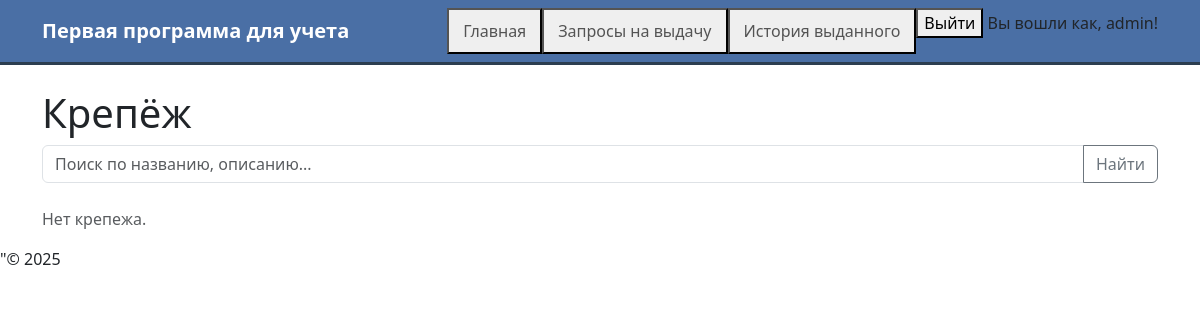
/fasteners/ (signed in), run on an earlier commit of the app's database.
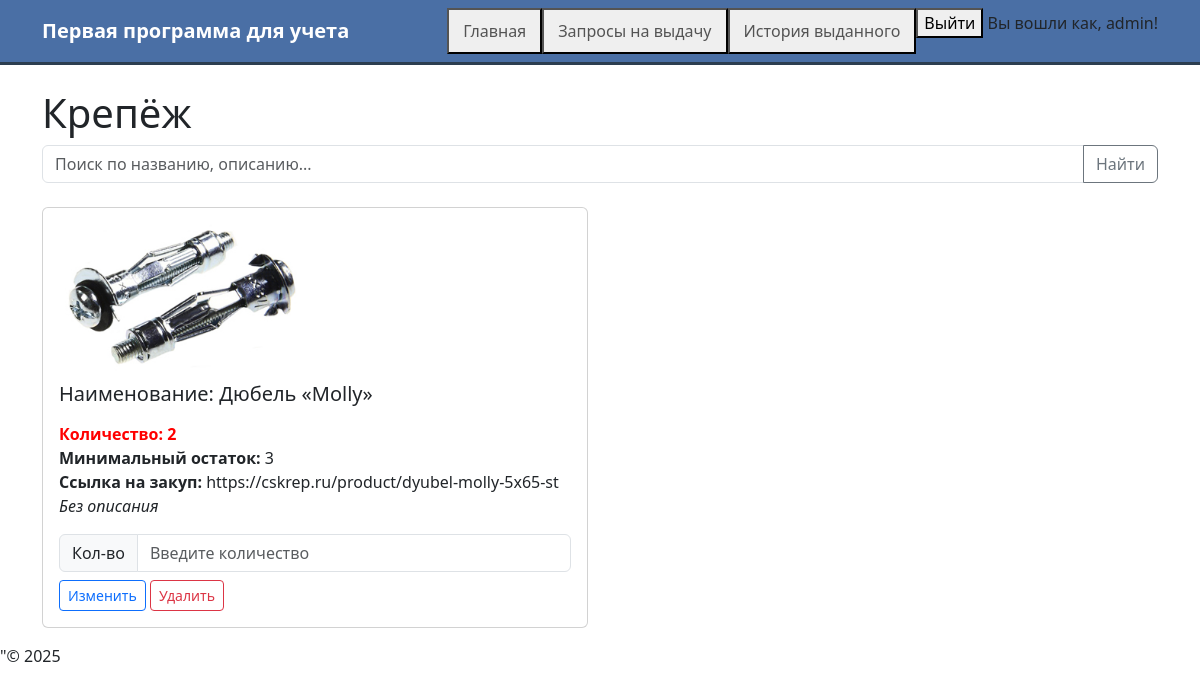
And on a later commit of the database.
### inventory/models.py (models this page shows, shortened)
class Fasteners(models.Model):
    name=models.CharField("Наименование",max_length=100)
    quantity=models.PositiveIntegerField("Количество")
    min_quantity=models.PositiveIntegerField("Минимальный остаток")
    link=models.URLField("Ссылка на закуп")
    image = models.ImageField("Картинка", upload_to='fasteners/', blank=True, null=True)
    description = models.TextField(blank=True, null=True)
    class Meta:
        verbose_name = "Крепёж"
        verbose_name_plural="Крепежи"
        ordering = ['name']

### inventory/views.py (the view)
# urls.py: path('fasteners/', views.fasteners, name="fasteners_list"),
@login_required
def fasteners(request):
    query = request.GET.get('q', '').strip()
    if query:
        items = Fasteners.objects.filter(
            Q(name__icontains=query) |
            Q(description__icontains=query)
        ).order_by('name')
    else:
        items = Fasteners.objects.all().order_by('name')
    context = {
        'items': items,  # Передаём список как 'items'
        'query': query,
        "current_date": datetime.now().strftime("%d.%m.%Y")
    }
    return render(request, "inventory/fastener_list.html", context)

### inventory/templates/inventory/fastener_list.html (shortened to what this page needs)
{% extends "inventory/base.html" %}
{% block content %}
<h1>Крепёж</h1>
<form method="get" class="mb-4">
  <div class="input-group">
    <input type="text" name="q" value="{{ request.GET.q }}"
           class="form-control" placeholder="Поиск по названию, описанию...">
    <button class="btn btn-outline-secondary" type="submit"> Найти</button>
  </div>
</form>
{% if items %}
  <div class="row">
    {% for item in items %}
      <div class="col-md-6 mb-3">
        <div class="card">
          <div class="card-body">
          {% if item.image %}
            <a href="#" onclick="openModal('{{ item.image.url }}', '{{ item.name }}'); return false;">
              <img src="{{ item.image.url }}" class="img-fluid rounded mb-2" alt="{{ item.name }}" style="max-height: 150px; object-fit: contain; cursor: zoom-in;">
            </a>
          {% else %}
            <div class="text-muted mb-2">📷 Без изображения</div>
          {% endif %}
            <h5 class="card-title">Наименование: {{ item.name }}</h5>
            <p class="card-text">
              <p class="card-text">
              <strong>
                <span {% if item.quantity <= item.min_quantity %}style="color: red; font-weight: bold;"{% endif %}>
                  Количество:
                </span>
              </strong>
              <span {% if item.quantity <= item.min_quantity %}style="color: red; font-weight: bold;"{% endif %}>
                {{ item.quantity }}
              </span>
              <br>
              <strong>Минимальный остаток:</strong> {{ item.min_quantity}}<br>
              <strong>Ссылка на закуп:</strong> {{ item.link }}<br>
              {% if item.description %}
                <strong>Описание:</strong> {{ item.description }}
              {% else %}
                <em>Без описания</em>
              {% endif %}
            </p>
            <form method="post" action="{% url 'create_request_fasteners' item.pk %}?next={{ request.get_full_path|urlencode }}">
              <div class="input-group mb-2">
                <label class="input-group-text" for="quantity_{{ item.pk }}">Кол-во</label>
                <input type="number" name="quantity" min="1" max="{{ item.quantity }}" id="quantity_{{ item.pk }}" class="form-control" placeholder="Введите количество">
              </div>
            </form>
            {% if user.is_staff %}
            <div class="mt-2">
              <a href="{% url 'edit_fasteners' item.pk %}" class="btn btn-sm btn-outline-primary">Изменить</a>
              <a href="{% url 'delete_fasteners' item.pk %}" class="btn btn-sm btn-outline-danger">Удалить</a>
            </div>
            {% endif %}
          </div>
        </div>
      </div>
    {% endfor %}
  </div>
{% else %}
  <p class="text-muted">
    {% if query %}
      Ничего не найдено по запросу "{{ query }}".
    {% else %}
      Нет крепежа.
    {% endif %}
  </p>
{% endif %}
{% endblock %}

### inventory/templates/inventory/base.html (shortened to what this page needs)
<!DOCTYPE html>
<html lang="ru">
<head>
    <link href="https://cdn.jsdelivr.net/npm/bootstrap@5.3.3/dist/css/bootstrap.min.css" rel="stylesheet">
    {% load static %}
    <link rel="stylesheet" type="text/css" href="{% static 'css/custom.css' %}">
</head>
<body>
    <nav class="navbar navbar-expand-lg navbar-light my-custom-navbar">
        <div class="container">
            <a class="navbar-brand" href="{% url 'section_selection' %}">Первая программа для учета</a>
            <div class="navbar-nav">
                {% if user.is_authenticated %}
                <button type="submit"> <a class="nav-link" href="{% url 'section_selection' %}">Главная</a></button>
                {% endif %}
                {% if user.is_staff %}
                <button type="submit"> <a class="nav-link" href="{% url 'issue_requests' %}">Запросы на выдачу  </a></button>
                {% endif %}
                {% if user.is_staff %}
                <button type="submit">    <a class="nav-link" href="{% url 'history_admin' %}">История выданного</a> </button>
                {% endif %}
                    {% if user.is_authenticated %}
                  <form method="post" action="{% url 'logout' %}">
                    <button type="submit">Выйти</button>
                      <span>Вы вошли как, {{ user.username }}!</span>
                  </form>
                    {% else %}
                <button type="submit"> <a href="{% url 'login' %}">Войти</a> </button>
                {% endif %}
            </div>
        </div>
    </nav>
    <div class="container mt-4">
        {% block content %}
        {% endblock %}
    </div>
</body>
</html>
<footer>"© 2025
</footer>

### static/css/custom.css (style rules this page uses)
.my-custom-navbar { background-color: #4a6fa5 !important; border-bottom: 3px solid #2c3e50; }
.my-custom-navbar .navbar-brand { color: white !important; font-weight: bold; }

What changed in the data, as far as the page shows it:
added Fasteners: image (picture), name "Дюбель «Molly»", quantity "2", min_quantity "3", link "https://cskrep.ru/product/dyubel-molly-5x65-st", description "Без описания"
Also different on the page:
text no longer shown: "Нет крепежа."
